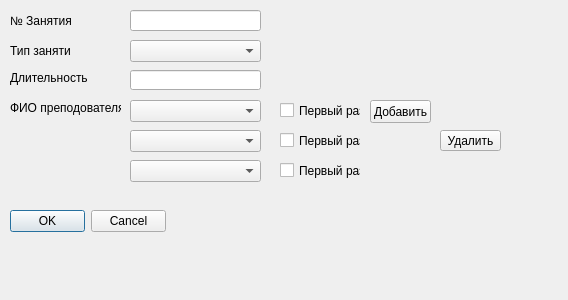
<?xml version="1.0" encoding="UTF-8"?>
<ui version="4.0">
 <class>ClassEditWidget</class>
 <widget class="QWidget" name="ClassEditWidget">
  <property name="geometry">
   <rect>
    <x>0</x>
    <y>0</y>
    <width>568</width>
    <height>300</height>
   </rect>
  </property>
  <property name="windowTitle">
   <string>Form</string>
  </property>
  <widget class="QDialogButtonBox" name="buttonBox">
   <property name="geometry">
    <rect>
     <x>10</x>
     <y>210</y>
     <width>156</width>
     <height>23</height>
    </rect>
   </property>
   <property name="standardButtons">
    <set>QDialogButtonBox::Cancel|QDialogButtonBox::Ok</set>
   </property>
  </widget>
  <widget class="QLabel" name="label_2">
   <property name="geometry">
    <rect>
     <x>10</x>
     <y>40</y>
     <width>61</width>
     <height>21</height>
    </rect>
   </property>
   <property name="text">
    <string>Тип занятия</string>
   </property>
  </widget>
  <widget class="QComboBox" name="professorComboBox_3">
   <property name="geometry">
    <rect>
     <x>130</x>
     <y>160</y>
     <width>131</width>
     <height>22</height>
    </rect>
   </property>
  </widget>
  <widget class="QCheckBox" name="firstClassCheckBox_2">
   <property name="geometry">
    <rect>
     <x>280</x>
     <y>130</y>
     <width>81</width>
     <height>21</height>
    </rect>
   </property>
   <property name="text">
    <string>Первый раз</string>
   </property>
  </widget>
  <widget class="QLabel" name="label_3">
   <property name="geometry">
    <rect>
     <x>10</x>
     <y>70</y>
     <width>81</width>
     <height>16</height>
    </rect>
   </property>
   <property name="text">
    <string>Длительность</string>
   </property>
  </widget>
  <widget class="QLabel" name="label">
   <property name="geometry">
    <rect>
     <x>10</x>
     <y>10</y>
     <width>61</width>
     <height>21</height>
    </rect>
   </property>
   <property name="text">
    <string>№ Занятия</string>
   </property>
  </widget>
  <widget class="QComboBox" name="typeClassesComboBox">
   <property name="geometry">
    <rect>
     <x>130</x>
     <y>40</y>
     <width>131</width>
     <height>22</height>
    </rect>
   </property>
  </widget>
  <widget class="QLabel" name="label_4">
   <property name="geometry">
    <rect>
     <x>10</x>
     <y>100</y>
     <width>111</width>
     <height>16</height>
    </rect>
   </property>
   <property name="text">
    <string>ФИО преподователя</string>
   </property>
  </widget>
  <widget class="QPushButton" name="deleteProfessorButton">
   <property name="geometry">
    <rect>
     <x>440</x>
     <y>130</y>
     <width>61</width>
     <height>21</height>
    </rect>
   </property>
   <property name="text">
    <string>Удалить</string>
   </property>
  </widget>
  <widget class="QCheckBox" name="firstClassCheckBox_3">
   <property name="geometry">
    <rect>
     <x>280</x>
     <y>160</y>
     <width>81</width>
     <height>21</height>
    </rect>
   </property>
   <property name="text">
    <string>Первый раз</string>
   </property>
  </widget>
  <widget class="QCheckBox" name="firstClassCheckBox">
   <property name="geometry">
    <rect>
     <x>280</x>
     <y>100</y>
     <width>81</width>
     <height>21</height>
    </rect>
   </property>
   <property name="text">
    <string>Первый раз</string>
   </property>
  </widget>
  <widget class="QComboBox" name="professorComboBox_2">
   <property name="geometry">
    <rect>
     <x>130</x>
     <y>130</y>
     <width>131</width>
     <height>22</height>
    </rect>
   </property>
  </widget>
  <widget class="QComboBox" name="professorComboBox">
   <property name="geometry">
    <rect>
     <x>130</x>
     <y>100</y>
     <width>131</width>
     <height>22</height>
    </rect>
   </property>
  </widget>
  <widget class="QPushButton" name="addProfessorButton">
   <property name="geometry">
    <rect>
     <x>370</x>
     <y>100</y>
     <width>61</width>
     <height>23</height>
    </rect>
   </property>
   <property name="text">
    <string>Добавить</string>
   </property>
  </widget>
  <widget class="QLineEdit" name="lineEdit">
   <property name="geometry">
    <rect>
     <x>130</x>
     <y>70</y>
     <width>131</width>
     <height>20</height>
    </rect>
   </property>
  </widget>
  <widget class="QLineEdit" name="numberClassEdit">
   <property name="geometry">
    <rect>
     <x>130</x>
     <y>10</y>
     <width>131</width>
     <height>21</height>
    </rect>
   </property>
  </widget>
 </widget>
 <resources/>
 <connections/>
</ui>
